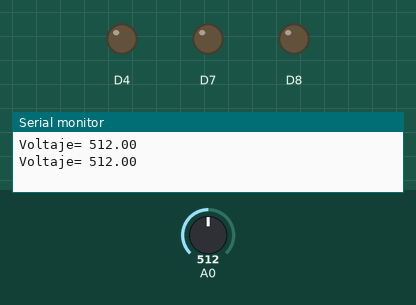
A sketch run on a simulated ESP8266 (NodeMCU). Parts: output pins drawn as LEDs (lit = HIGH), the last lines printed to the serial monitor. Dashed ring = blinking. The test bench sets the inputs (shaded band); at power-on: A0 = 512.

Above: at 1.8 s.
1.9 s: A0 set to 529
At 3.2 s:
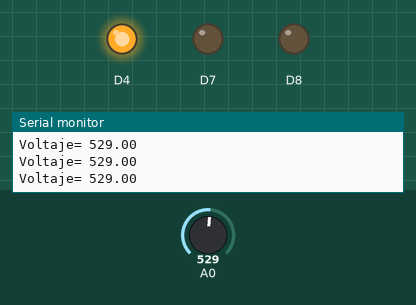
3.5 s: A0 set to 20
At 4.4 s:
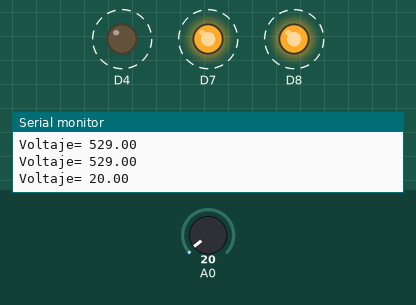
7.6 s: A0 set to 26
11.1 s: A0 set to 31
At 11.9 s:
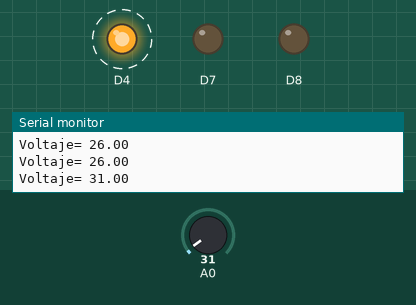
15.2 s: A0 set to 530
At 16.6 s:
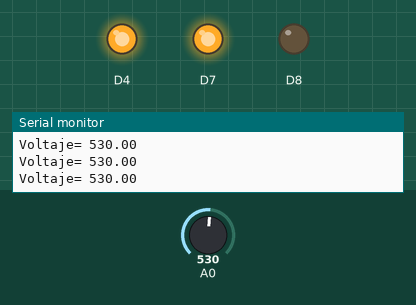
17.5 s: A0 set to 511
At 18.9 s:
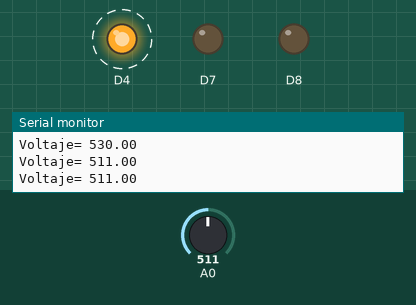
Timing chart, 0 to 22.6 s (numbered marks = the images above; inputs shaded):
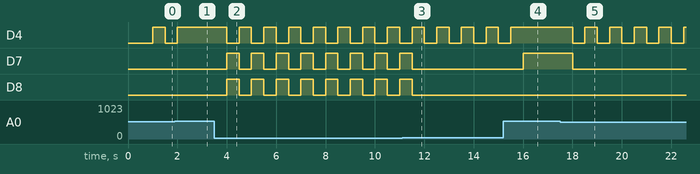

Measured:
- the behaviour switches between 519 and 520 on A0 (found by bisection; images 0 and 1)
- the behaviour switches between 29 and 30 on A0 (found by bisection; images 2 and 3)
- after the input at 1.9 s, D4: goes on until 2.0 s, then stays HIGH
- after the input at 3.5 s, D4, D7, D8: alternates HIGH for 0.50 s and LOW for 0.50 s, starting after 0.50 s
- after the input at 11.1 s, D7, D8: goes on until 11.5 s, then stays LOW
- after the input at 15.2 s, D4: goes on until 15.5 s, then stays HIGH; D7: LOW → HIGH after 0.80 s
- after the input at 17.5 s, D4: alternates HIGH for 0.50 s and LOW for 0.50 s, starting after 0.51 s; D7: HIGH → LOW after 0.51 s

The sketch:

segundo.ino
```cpp
void setup (){

pinMode (D8,OUTPUT);
pinMode (D7,OUTPUT);
pinMode (D4,OUTPUT);


Serial.begin(9600);
}
void loop(){

 float ValorADC=0;
float voltaje;
 ValorADC= analogRead(A0);
  voltaje= ValorADC;

  Serial.print("Voltaje= ");
  Serial.println(voltaje);
  delay(500);


if (voltaje>=1024){
  digitalWrite(D8,HIGH);
  digitalWrite(D7,LOW);
  digitalWrite(D4,HIGH);
}

if(voltaje>=530&&voltaje<1000){
digitalWrite(D8,LOW);
  digitalWrite(D7,HIGH);
  digitalWrite(D4,HIGH);


}
  if(voltaje>=30&&voltaje<520){
digitalWrite(D8,LOW);
  digitalWrite(D7,LOW);
  digitalWrite(D4,LOW);
  delay(500);
  digitalWrite(D4,HIGH);


}
if (voltaje<30&&voltaje>=0){
digitalWrite(D8,HIGH);
  digitalWrite(D7,HIGH);
  digitalWrite(D4,LOW);
delay(500);
digitalWrite(D8,LOW);
  digitalWrite(D7,LOW);
  digitalWrite(D4,HIGH);
}

}
```
